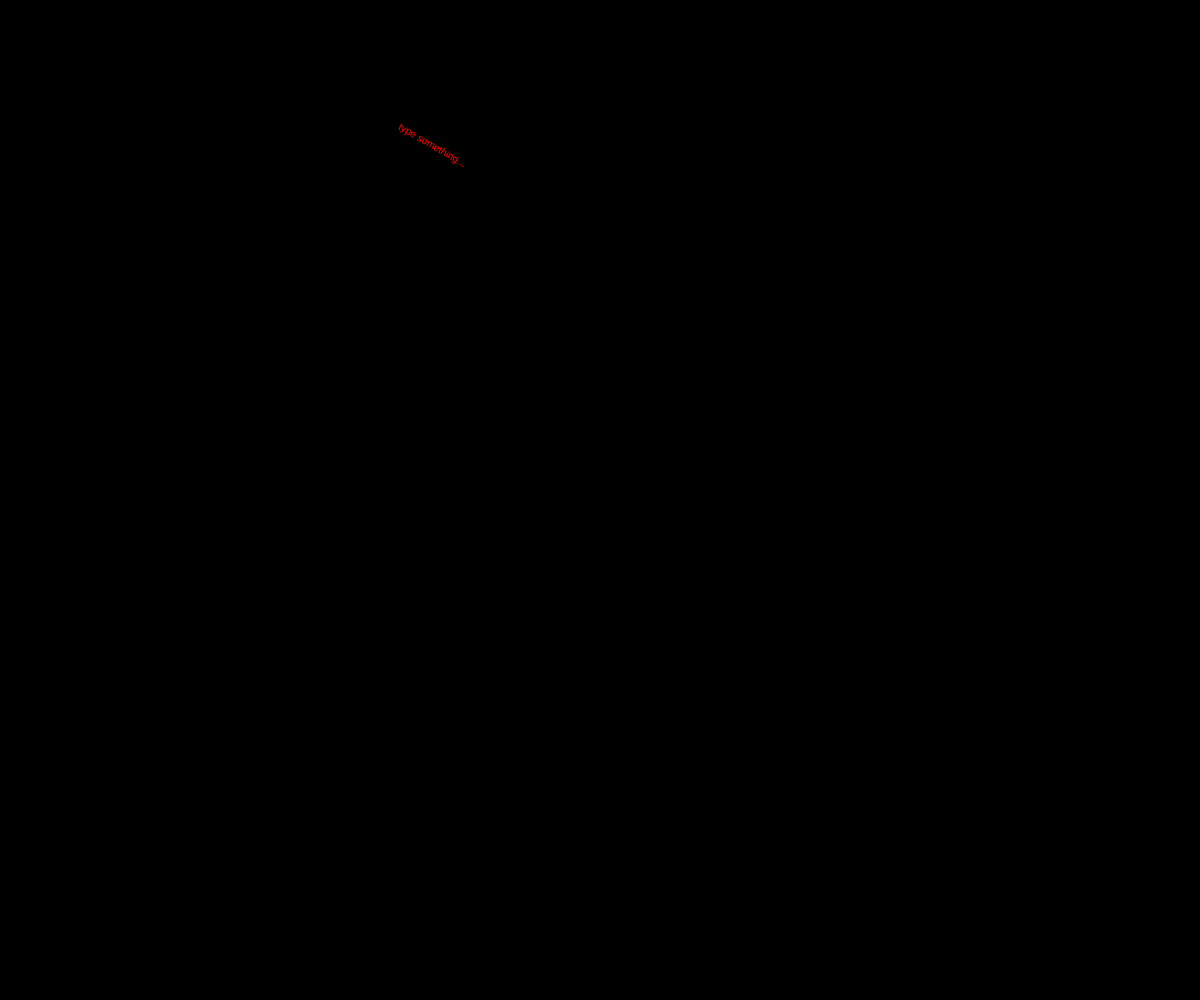
Frame 1 (no input)
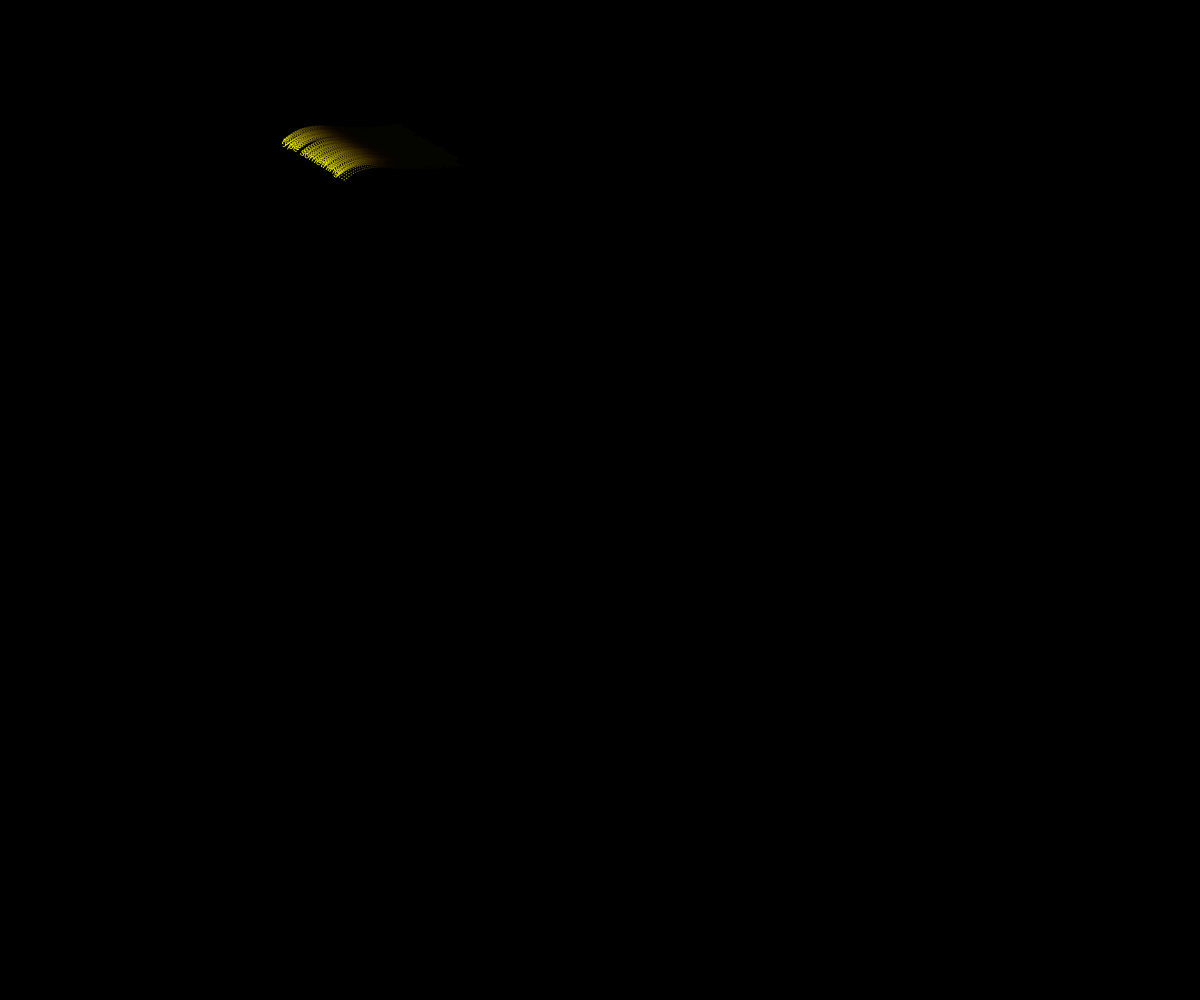
Frame 60 (no input)
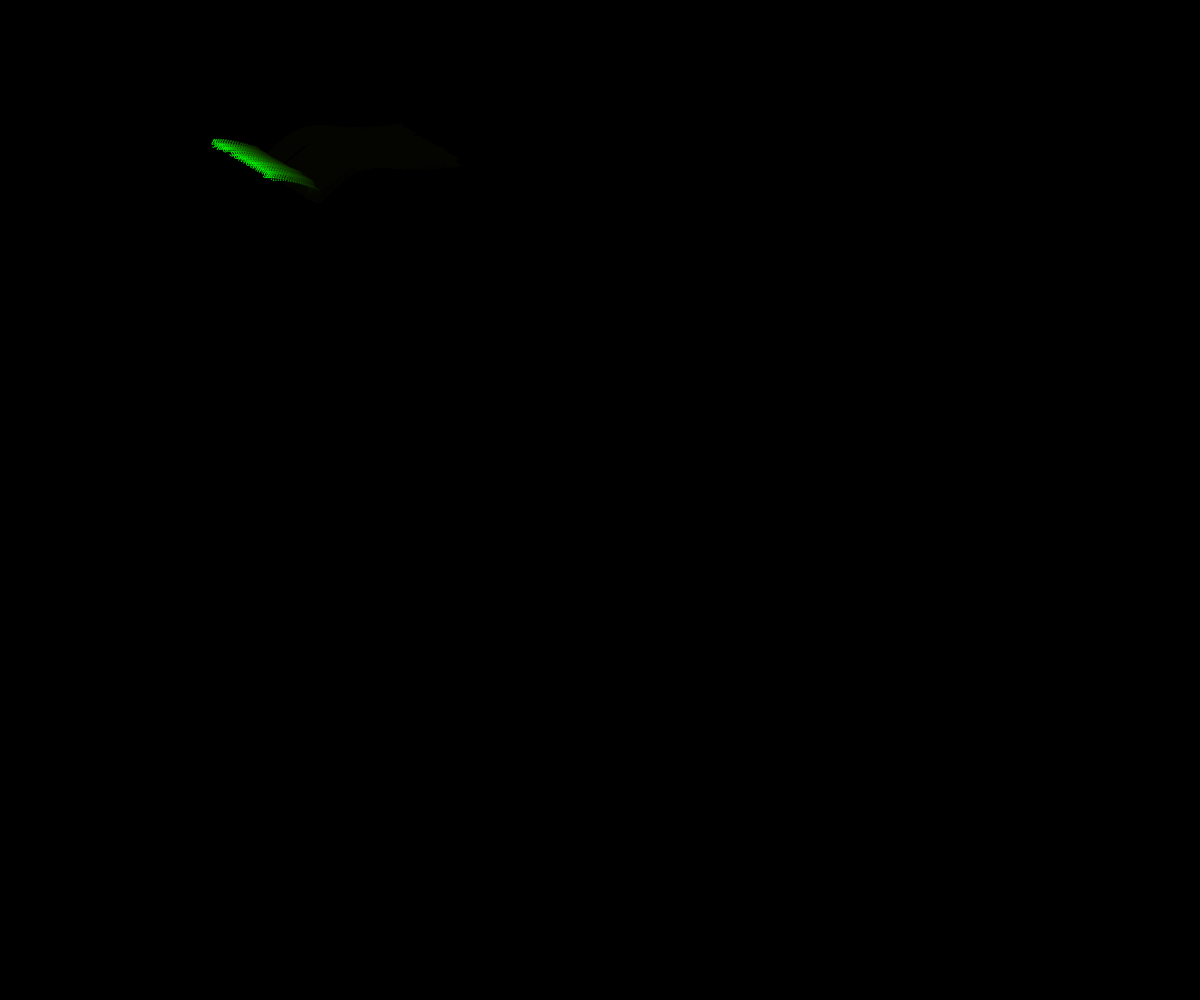
Frame 120 (the mouse pressed at the canvas centre since frame 60)

The p5.js sketch that drew these frames (run headless with seeded random() and noise() and a simulated clock; from frame 60 on, the mouse is pressed at the canvas centre):

// p5.js sketch
// ── sketch.js
window.addEventListener("keydown", function (e) {
  if (e.keyCode === 32 && e.target == document.body) {
    e.preventDefault();
  }
});

window.addEventListener("keydown", function (e) {
    if (e.keyCode === 222 && e.target == document.body) {
      e.preventDefault();
    }
  });

var t = 0;
var rot_t = 0;
var full_text = "type something...";
var userHasTyped = false;
var c = 0;
var incColor = true;
var halfWidth;
var halfHeight;

var minFontSize = 10;
var maxFontSize = 100;

var fontSize = minFontSize;

function setup() {
  createCanvas(windowWidth, windowHeight);
  halfWidth = width / 2;
  halfHeight = height / 2;
  textSize(fontSize);
  fill(0);
  rect(0, 0, width, height);
  colorMode(HSB);
  translate(width / 4, height / 4);
}

function draw() {
  writeText();
  t += 0.005;
  if (fontSize >= minFontSize) {
    fontSize -= 2 * (fontSize / maxFontSize);
  }
}

function validKey() {
  return (keyCode >= 48 && keyCode <= 57) || // 0-9
  (keyCode >= 65 && keyCode <= 90) ||        // a-z
  (keyCode >= 219 && keyCode <= 222) ||      // [\]'
  (keyCode >= 190 && keyCode <= 192) ||      // ./`
  (keyCode === 173) ||                       // -
  (keyCode === 61) ||                        // =
  (keyCode === 59) ||                        // ;
  (keyCode === 188) ||                       // ,
  (keyCode === 32) ||                        // space
  (keyCode === BACKSPACE);
}

function keyPressed() {
  if (keyCode === ENTER) {
    console.log("enter");
    t += 30;
    full_text = "";
    console.log(full_text);
    if (incColor) {
      c += 10;
    } else {
      c -= 10;
    }
  } else if (validKey()) {
    console.log("not enter");
    console.log("full_text: " + full_text);
    if (!userHasTyped) {
      userHasTyped = true;
      t += 10;
      full_text = "";
    }
    if (full_text.length > 30) {
      full_text = "";
      t += 100;
    }
    if (keyCode === BACKSPACE) {
      console.log("backspace");
      if (full_text.length > 0) {
        full_text = full_text.substring(0, full_text.length - 1);
      }
      console.log(full_text);
    } else {
      full_text += key;
    }
    if (fontSize <= maxFontSize) {
      fontSize += 10;
    }
    rot_t += 0.05;
    writeText();
  }
}

function writeText() {
  if (incColor) {
    if (c >= 150) {
      incColor = false;
    } else {
      c++;
    }
  } else {
    if (c < 0) {
      incColor = true;
    } else {
      c--;
    }
  }

  fill('rgba(0,0,0, 0.1)');
  rect(0, 0, width, height);

  var x = noise(t) * halfWidth;
  var y = noise(t + 100) * halfHeight;

  //float r = noise(t)*255;
  //float g = noise(t+100)*255;
  //float b = noise(t+200)*255;
  fill(c, 255, 255);
  push();
  translate(x, y);
  rotate(radians(noise(rot_t) * 180 - 90));
  translate(-x, -y);
  textSize(fontSize);
  text(full_text, x, y, halfWidth, height);
  pop();
  //t+=.1;
}

function windowResized() {
    resizeCanvas(windowWidth, windowHeight);
  }
